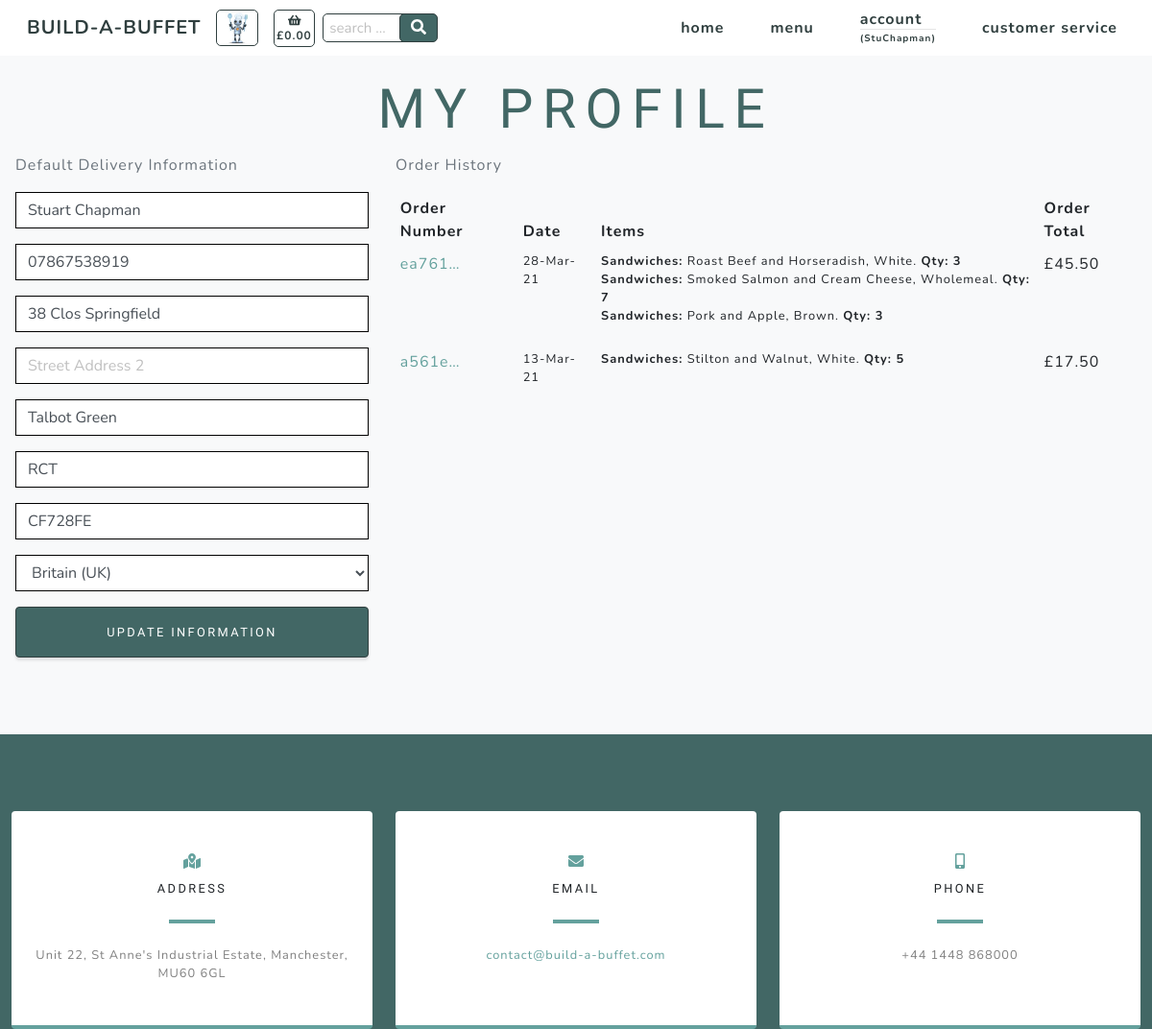
The app's page /profiles/ (signed in) with its own data.
### profiles/models.py (models this page shows)
class UserProfile(models.Model):
    user = models.OneToOneField(User, on_delete=models.CASCADE)
    default_full_name = models.CharField(max_length=20, null=True, blank=True)
    default_phone_number = models.CharField(max_length=20, null=True, blank=True)
    default_street_address1 = models.CharField(max_length=80, null=True, blank=True)
    default_street_address2 = models.CharField(max_length=80, null=True, blank=True)
    default_town_or_city = models.CharField(max_length=40, null=True, blank=True)
    default_county = models.CharField(max_length=80, null=True, blank=True)
    default_postcode = models.CharField(max_length=20, null=True, blank=True)
    default_country = CountryField(blank_label='Country', null=True, blank=True)
    def __str__(self):
        return self.user.username

### checkout/models.py (models this page shows, shortened)
class Order(models.Model):
    customer_name = models.CharField(max_length=50, null=False, blank=False)
    order_number = models.CharField(max_length=32, null=False, editable=False)
    cookie = models.CharField(max_length=32, null=False, editable=False)
    full_name = models.CharField(max_length=50, null=False, blank=False)
    email = models.EmailField(max_length=254, null=False, blank=False)
    phone_number = models.CharField(max_length=20, null=False, blank=False)
    country = CountryField(blank_label='Country *', null=False, blank=False)
    postcode = models.CharField(max_length=20, null=True, blank=True)
    town_or_city = models.CharField(max_length=40, null=False, blank=False)
    street_address1 = models.CharField(max_length=80, null=False, blank=False)
    street_address2 = models.CharField(max_length=80, null=True, blank=True)
    county = models.CharField(max_length=80, null=True, blank=True)
    date = models.DateTimeField(auto_now_add=True)
    delivery_cost = models.DecimalField(max_digits=6, decimal_places=2, null=False, default=0)
    order_total = models.DecimalField(max_digits=10, decimal_places=2, null=False, default=0)
    grand_total = models.DecimalField(max_digits=10, decimal_places=2, null=False, default=0)
    stripe_pid = models.CharField(max_length=254, null=False, blank=False, default='')
    user_profile = models.ForeignKey(UserProfile, on_delete=models.SET_NULL,
                                     null=True, blank=True,
                                     related_name='orders')

class Order_items(models.Model):
    class Meta:
        verbose_name_plural = 'Order_items'
    order_number = models.CharField(max_length=32, null=False, editable=False)
    cookie = models.CharField(max_length=32, null=False, editable=False)
    item_number = models.DecimalField(max_digits=8, decimal_places=0)
    category = models.CharField(max_length=254)
    name = models.CharField(max_length=254)
    servings = models.DecimalField(max_digits=3, decimal_places=0)
    option = models.CharField(max_length=254)
    total_price = models.DecimalField(max_digits=6, decimal_places=2, null=True, blank=True)

### products/models.py (models this page shows, shortened)
class Options(models.Model):
    class Meta:
        verbose_name_plural = 'Options'
    category = models.ForeignKey('Category', null=True,
                                 on_delete=models.SET_NULL)
    id_no = models.CharField(max_length=254, null=True)
    option1 = models.CharField(max_length=24)
    option2 = models.CharField(max_length=24)
    option3 = models.CharField(max_length=24)

### profiles/views.py (the view)
# urls.py: path('', views.profile, name='profile'),
@login_required
def profile(request):
    profile = get_object_or_404(UserProfile, user=request.user)
    if request.method == 'POST':
        form = UserProfileForm(request.POST, instance=profile)
        if form.is_valid():
            form.save()
            messages.success(request, 'Profile updated successfully')
        else:
            messages.success(request, 'There was an error updating your profile - please try again')
    else:
        form = UserProfileForm(instance=profile)
    options = Options.objects.all()
    orders = Order.objects.filter(customer_name=profile)
    items = Order_items.objects.none()
    x = -1
    for order in orders:
        x = x + 1
        order_number = Order.objects.filter(customer_name=profile)[x].order_number
        order_items = Order_items.objects.filter(order_number=order_number)
        items = items | order_items
    orders = orders.order_by('-date')
    context = {
        'form': form,
        'orders': orders,
        'items': items,
        'options': options,
        'on_profile_page': True
    }
    return render(request, 'profiles/profile.html', context)

### profiles/templates/profiles/profile.html (shortened to what this page needs)
{% extends "base.html" %}
{% load static %}
{% block content %}
    <section class="products-section bg-light" id="products">
        <div class="container">
            <div class="row justify-content-center no-gutters">
                <div class="col-xl-12">
                    <h1 class="product-text-one mx-auto text-uppercase text-center flex-margin-b text-blue">My Profile</h1>
                </div>
                <div class="row">
                    <div class="px-3 col-12 col-lg-4">
                        <p class="text-muted">Default Delivery Information</p>
                        <form class="mt-3" action="{% url 'profile' %}" method="POST" id="profile-update-form">
                            {{ form|crispy }}
                            <button class="width-100 border-solid masthead-button btn btn-primary js-scroll-trigger float-right">Update Information</button>
                        </form>
                    </div>
                    <div class="col-12 col-lg-8">
                        <p class="text-muted">Order History</p>
                        <div class="order-history table-responsive">
                            <table class="table table-sm table-borderless">
                                <thead>
                                    <tr>
                                        <th>Order Number</th>
                                        <th>Date</th>
                                        <th>Items</th>
                                        <th>Order Total</th>
                                    </tr>
                                </thead>
                                <tbody>
                                    {% for order in orders %}
                                        <tr>
                                            <td>
                                                <a href="{% url 'order_success' order.order_number %}"
                                                title="{{ order.order_number }}">
                                                    {{ order.order_number|truncatechars:6 }}
                                                </a>
                                            </td>
                                            <td class="small">{{ order.date|date:'d-M-y' }}</td>
                                            <td>
                                                <ul class="list-unstyled">
                                                    {% for item in items %}
                                                        {% if item.order_number == order.order_number %}
                                                            <li class="small">
                                                                {% if item.option == "selected-one" %}
                                                                    {% for option in options %}
                                                                        {% if option.category|slugify == item.category %}
                                                                            <b >{{ item.category.title }}:</b> {{ item.name }}, {{ option.option1.title }}. <b>Qty: {{ item.servings }}</b>
                                                                        {% endif %}
                                                                    {% endfor %}
                                                                {% endif %}
                                                                {% if item.option == "selected-two" %}
                                                                    {% for option in options %}
                                                                        {% if option.category|slugify == item.category %}
                                                                            <b>{{ item.category.title }}:</b> {{ item.name }}, {{ option.option2.title }}. <b>Qty: {{ item.servings }}</b>
                                                                        {% endif %}
                                                                    {% endfor %}
                                                                {% endif %}
                                                                {% if item.option == "selected-three" %}
                                                                    {% for option in options %}
                                                                        {% if option.category|slugify == item.category %}
                                                                            <b>{{ item.category.title }}:</b> {{ item.name }}, {{ option.option3.title }}. <b>Qty: {{ item.servings }}</b>
                                                                        {% endif %}
                                                                    {% endfor %}
                                                                {% endif %}
                                                            </li>
                                                        {% endif %}
                                                    {% endfor %}
                                                </ul>
                                            </td>
                                            <td>£{{ order.order_total }}</td>
                                        </tr>
                                    {% endfor %}
                                </tbody>
                            </table>
                        </div>
                    </div>
                </div>
            </div>
        </div>
    </section>
{% include 'includes/contact.html' %}
{% endblock %}

### templates/base.html (shortened to what this page needs)
{% load static %}
<!doctype html>
<html lang="en">
  <head>
    {% block corecss %}
        <link href="{% static 'css/styles.css' %}" rel="stylesheet" />
        <link href="{% static 'css/slider.css' %}" rel="stylesheet" />
    {% endblock %}
  </head>
  <body id="page-top" onload="createCookie()">
        <nav class="navbar navbar-expand-lg navbar-light fixed-top" id="mainNav">
            <div class="container">
                <a class="navbar-brand js-scroll-trigger navbar-brand-vis" href="#page-top">BUILD-A-BUFFET</a>
                <div>
                    <ul class="navbar-nav ml-auto align-vertically">
                        <li class="nav-item"><a class="nav-link js-scroll-trigger bartholemew-menu" href=""><img src="{{ MEDIA_URL }}assets/img/bartholemew-sml.jpg" alt="bartholemew" height="36"></a></li>
                    </ul>
                </div>
                <div>
                    <ul class="navbar-nav ml-auto align-vertically">
                        {% if basket_total.total_price__sum != None %}
                            <li class="nav-item"><a class="nav-link js-scroll-trigger text-center text-xs-nav basket" href="{% url 'basket' %}"><i class="fa fa-shopping-basket" aria-hidden="true"></i><br><span class=" text-xs-nav">£{{ basket_total.total_price__sum|floatformat:"2" }}</span></a></li>
                        {% else %}
                            <li class="nav-item"><a class="nav-link js-scroll-trigger text-center text-xs-nav basket" href="{% url 'basket' %}"><i class="fa fa-shopping-basket" aria-hidden="true"></i><br><span class=" text-xs-nav">£0.00</span></a></li>
                        {% endif %}
                    </ul>
                </div>
                <div class="ml-2 mr-auto">
                    <form action="{% url 'search_products' %}" method="GET" id="product_search_form" >
                        <input class="search-input text-blue text-xs" type="text" name="product_search" id="product_search" placeholder=" search ..." maxlength="18">
                        <button class="search-button text-center" type="submit">
                                <i class="fas fa-search"></i>
                        </button>
                    </form>
                </div>
                <div class="collapse navbar-collapse" id="navbarResponsive">
                    <ul class="navbar-nav ml-auto">
                        <li class="nav-item my-auto"><a class="nav-link js-scroll-trigger" href="{% url 'home' %}">home</a></li>
                        <li class="nav-item dropdown my-auto">
                            <a class="nav-link js-scroll-trigger" href="#" id="all-menus-link" data-toggle="dropdown" aria-haspopup="true" aria-expanded="false">
                                menu
                            </a>
                        </li>
                        <li class="nav-item dropdown">
                            {% if request.user.is_authenticated %}
                                <a class="nav-link js-scroll-trigger" href="#" id="account-link" data-toggle="dropdown" aria-haspopup="true" aria-expanded="false">
                                    account
                                    <hr class="d-none d-lg-block user-br">
                                    <span class="user-text">
                                    ({{ request.user }})</span>
                                </a>
                            {% else %}
                                <a class="nav-link" href="{% url 'account_login' %}">login</a>
                            {% endif %}
                        </li>
                        <li class="nav-item my-auto"><a class="nav-link js-scroll-trigger" href="{% url 'service' %}">customer service</a></li>
                    </ul>
                </div>
            </div>
        </nav>
    {% block content %}
    {% endblock %}
  </body>
</html>

### templates/includes/contact.html
    <section class="contact-section bg-blue">
        <div class="container">
            <div class="row">
                <div class="col-md-4 mb-3 mb-md-0">
                    <div class="card py-4 h-100">
                        <div class="card-body text-center">
                            <i class="fas fa-map-marked-alt text-primary mb-2"></i>
                            <h4 class="text-uppercase m-0">Address</h4>
                            <hr class="my-4" />
                            <div class="small text-black-50">Unit 22, St Anne's Industrial Estate, Manchester, MU60 6GL</div>
                        </div>
                    </div>
                </div>
                <div class="col-md-4 mb-3 mb-md-0">
                    <div class="card py-4 h-100">
                        <div class="card-body text-center">
                            <i class="fas fa-envelope text-primary mb-2"></i>
                            <h4 class="text-uppercase m-0">Email</h4>
                            <hr class="my-4" />
                            <div class="small text-black-50"><a href="#!">contact@build-a-buffet.com</a></div>
                        </div>
                    </div>
                </div>
                <div class="col-md-4 mb-3 mb-md-0">
                    <div class="card py-4 h-100">
                        <div class="card-body text-center">
                            <i class="fas fa-mobile-alt text-primary mb-2"></i>
                            <h4 class="text-uppercase m-0">Phone</h4>
                            <hr class="my-4" />
                            <div class="small text-black-50">+44 1448 868000</div>
                        </div>
                    </div>
                </div>
            </div>
        </div>
    </section>

### records on screen
UserProfile: default_full_name "Stuart Chapman", default_phone_number "07867538919", default_street_address1 "38 Clos Springfield", default_town_or_city "Talbot Green", default_county "RCT", default_postcode "CF728FE", default_country "Britain (UK)"
Order: order_number "ea761…", date "28-Mar-21", order_total "45.50"
Order_items: category "Sandwiches", name "Roast Beef and Horseradish", servings "3"
Options: option1 "White", option3 "Wholemeal", option2 "Brown"
Order_items: category "Sandwiches", name "Smoked Salmon and Cream Cheese", servings "7"
Order_items: category "Sandwiches", name "Pork and Apple", servings "3"
Order: order_number "a561e…", date "13-Mar-21", order_total "17.50"
Order_items: category "Sandwiches", name "Stilton and Walnut", servings "5"

### other values on screen
{{ request.user }} "StuChapman"
